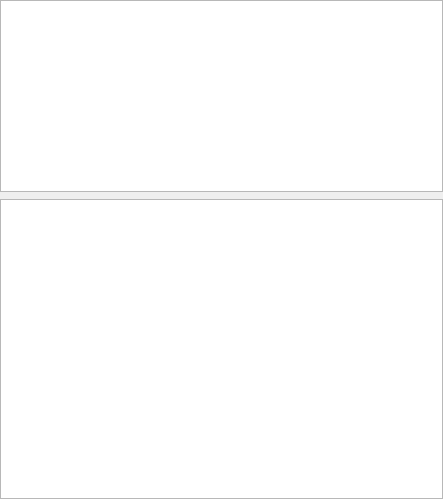
          <widget class="QWidget" name="scrollAreaWidgetContents">
           <property name="geometry">
            <rect>
             <x>0</x>
             <y>0</y>
             <width>443</width>
             <height>499</height>
            </rect>
           </property>
           <property name="sizePolicy">
            <sizepolicy hsizetype="Expanding" vsizetype="Expanding">
             <horstretch>3</horstretch>
             <verstretch>0</verstretch>
            </sizepolicy>
           </property>
           <layout class="QVBoxLayout" name="verticalLayout_4">
            <property name="spacing">
             <number>7</number>
            </property>
            <property name="leftMargin">
             <number>0</number>
            </property>
            <property name="topMargin">
             <number>0</number>
            </property>
            <property name="rightMargin">
             <number>0</number>
            </property>
            <property name="bottomMargin">
             <number>0</number>
            </property>
            <item>
             <widget class="QWidget" name="widget" native="true">
              <property name="sizePolicy">
               <sizepolicy hsizetype="Expanding" vsizetype="MinimumExpanding">
                <horstretch>0</horstretch>
                <verstretch>0</verstretch>
               </sizepolicy>
              </property>
              <property name="minimumSize">
               <size>
                <width>0</width>
                <height>0</height>
               </size>
              </property>
              <layout class="QVBoxLayout" name="verticalLayout_5">
               <property name="spacing">
                <number>7</number>
               </property>
               <property name="leftMargin">
                <number>0</number>
               </property>
               <property name="topMargin">
                <number>0</number>
               </property>
               <property name="rightMargin">
                <number>0</number>
               </property>
               <property name="bottomMargin">
                <number>0</number>
               </property>
               <item>
                <widget class="QGraphicsView" name="recipeImage">
                 <property name="sizePolicy">
                  <sizepolicy hsizetype="Expanding" vsizetype="Expanding">
                   <horstretch>0</horstretch>
                   <verstretch>0</verstretch>
                  </sizepolicy>
                 </property>
                 <property name="minimumSize">
                  <size>
                   <width>0</width>
                   <height>0</height>
                  </size>
                 </property>
                </widget>
               </item>
               <item>
                <widget class="QTextEdit" name="recipeDesc">
                 <property name="sizePolicy">
                  <sizepolicy hsizetype="Expanding" vsizetype="Expanding">
                   <horstretch>0</horstretch>
                   <verstretch>0</verstretch>
                  </sizepolicy>
                 </property>
                 <property name="minimumSize">
                  <size>
                   <width>0</width>
                   <height>300</height>
                  </size>
                 </property>
                 <property name="verticalScrollBarPolicy">
                  <enum>Qt::ScrollBarPolicy::ScrollBarAsNeeded</enum>
                 </property>
                 <property name="sizeAdjustPolicy">
                  <enum>QAbstractScrollArea::SizeAdjustPolicy::AdjustIgnored</enum>
                 </property>
                 <property name="lineWrapMode">
                  <enum>QTextEdit::LineWrapMode::WidgetWidth</enum>
                 </property>
                 <property name="lineWrapColumnOrWidth">
                  <number>0</number>
                 </property>
                 <property name="readOnly">
                  <bool>true</bool>
                 </property>
                 <property name="html">
                  <string>&lt;!DOCTYPE HTML PUBLIC &quot;-//W3C//DTD HTML 4.0//EN&quot; &quot;http://www.w3.org/TR/REC-html40/strict.dtd&quot;&gt;
&lt;html&gt;&lt;head&gt;&lt;meta name=&quot;qrichtext&quot; content=&quot;1&quot; /&gt;&lt;meta charset=&quot;utf-8&quot; /&gt;&lt;style type=&quot;text/css&quot;&gt;
p, li { white-space: pre-wrap; }
hr { height: 1px; border-width: 0; }
li.unchecked::marker { content: &quot;\2610&quot;; }
li.checked::marker { content: &quot;\2612&quot;; }
&lt;/style&gt;&lt;/head&gt;&lt;body style=&quot; font-family:'Calibri'; font-size:9pt; font-weight:400; font-style:normal;&quot;&gt;
&lt;p style=&quot;-qt-paragraph-type:empty; margin-top:0px; margin-bottom:0px; margin-left:0px; margin-right:0px; -qt-block-indent:0; text-indent:0px;&quot;&gt;&lt;br /&gt;&lt;/p&gt;&lt;/body&gt;&lt;/html&gt;</string>
                 </property>
                 <property name="overwriteMode">
                  <bool>false</bool>
                 </property>
                </widget>
               </item>
              </layout>
             </widget>
            </item>
           </layout>
          </widget>
